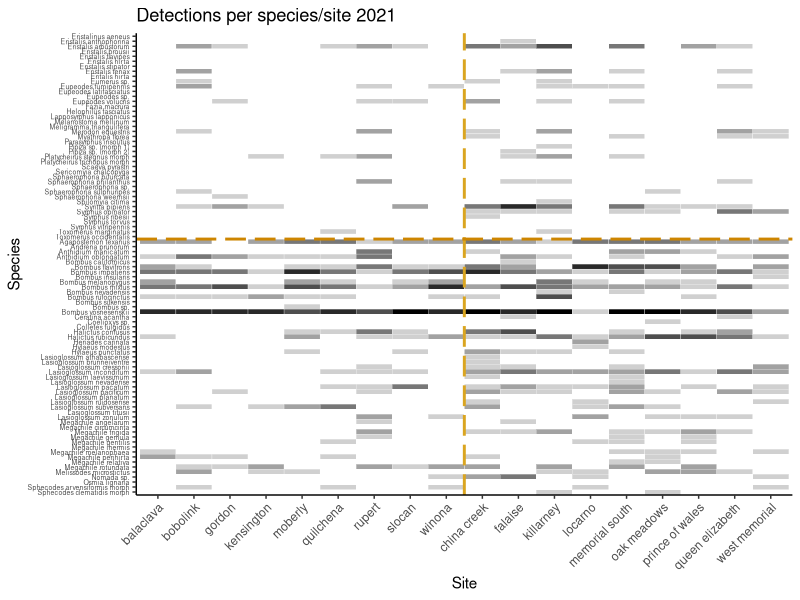
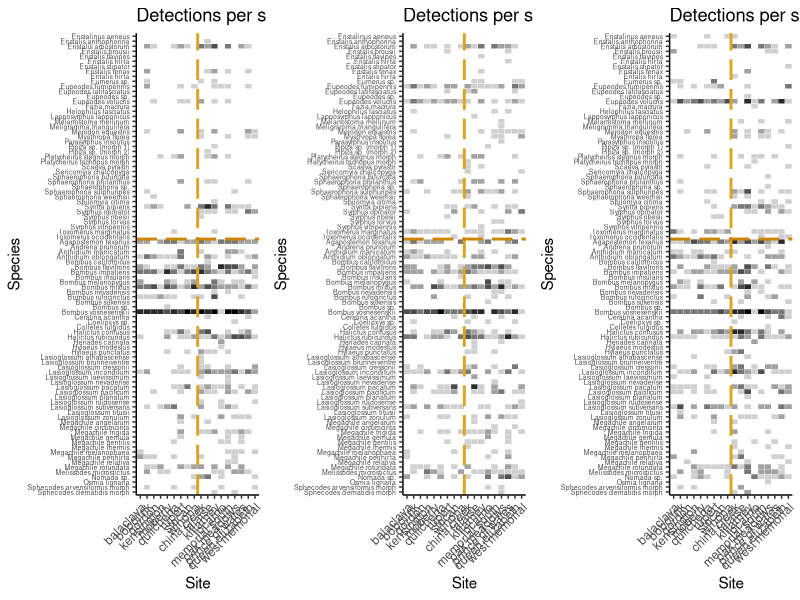

Source code (R) for these figures, in order:
library(reshape2)
library(tidyverse)

max_unique_detections = 500 # can lower this to filter off the top if too many species to plot in one page
min_unique_detections = 1

# read data
mydata <- read.csv("./data/pollinator_data.csv")

# perform some initial filters on the unfinished prelim data
mydata_filtered <- mydata %>% 
  
  # Filter by CLADE. 
  # NA's are specimens that haven't been identified yet. 
  # There are also specimens labelled "Other" if we collected them but they were not bees or hoverflies
  filter(CLADE %in% c("Anthophila", "Syrphidae")) %>%
  
  # Filter by SPECIES
  # Remove honeybees from our preliminary analysis
  filter(!SPECIES %in% c("Apis mellifera","undetermined", "undetermined/unconfirmed ID"))  %>%
  
  # Reduce sampling rounds in year 1 by 1 (they start at 2 since we did a weird prelim survey first)
  mutate(SAMPLING_ROUND = as.integer(ifelse(YEAR==1, as.integer(SAMPLING_ROUND) - 1, as.integer(SAMPLING_ROUND)))) %>%
  
  filter(!is.na(NO_ID_RESOLUTION))



## --------------------------------------------------
## Transform into detection non detection data

df <- mydata_filtered %>%
  
  # convert to binary detections
  group_by(SPECIES, SITE, YEAR, SAMPLING_ROUND) %>%
  slice(1) %>%
  ungroup() %>%
  
  # remove species detected on < 2 unique occassions
  group_by(SPECIES) %>%
  add_tally() %>%
  rename(unique_detections = n) %>%
  filter(unique_detections >= min_unique_detections) %>%
  filter(unique_detections < max_unique_detections) %>%
  ungroup() %>%
  
  # change SITE to factor for left_join with HABITAT_CATEGORY created below
  mutate(SITE = as.factor(SITE))

## Get unique species and sites
# create an alphabetized list of all species encountered across all sites*intervals*visits
species_list <- df %>%
  group_by(SPECIES) %>%
  slice(1) %>% # take one row per species (the name of each species)
  ungroup() %>%
  select(SPECIES) # extract species names column as vector

# create an alphabetized list of all sites
site_list <- df %>%
  group_by(SITE) %>%
  slice(1) %>% # take one row per species (the name of each species)
  ungroup() %>%
  select(SITE)

# get vectors of species, sites, intervals, and visits 
species_vector <- species_list %>%
  pull(SPECIES)

site_vector <- site_list %>%
  pull(SITE)

year_vector <- as.vector(levels(as.factor(df$YEAR)))

visit_vector <- as.vector(levels(as.factor(df$SAMPLING_ROUND)))

# find study dimensions from the pooled data
n_species <- length(species_vector)

n_sites <- length(site_vector)

n_years <- length(levels(as.factor(df$YEAR)))

n_visits <- length(levels(as.factor(df$SAMPLING_ROUND)))


# add habitat_category of sites
# make a new dataframe with site names and cats
SITE <- levels(as.factor(df$SITE))
HABITAT_CATEGORY <- c(0,0,1,1,0,0,1,1,1, # 9 mowed sites 
                      0,1,1,1,0,0,0,1,0) # and 9 meadow sites

habitats_df <- as.data.frame(cbind(SITE, HABITAT_CATEGORY, seq(1:n_sites)))

# join HABITAT_CATEGORY of sites with df by SITE
df_joined <- left_join(df, habitats_df, by = "SITE")



## --------------------------------------------------
## Now we are ready to create the detection matrix, V

## --------------------------------------------------
## Now we are ready to create the detection matrix, V

df_joined <- df_joined %>%
  mutate(y = 1) %>%
  arrange(SAMPLING_ROUND, YEAR, SITE, SPECIES) %>% # arrange opposite to array fill 
  # need numeric versions of species, site, year, and visit
  mutate(SPECIES_numeric = as.numeric(as.factor(SPECIES)),
         SITE_numeric = as.numeric(as.factor(SITE)),
         YEAR_numeric = as.numeric(as.factor(YEAR)),
         SAMPLING_ROUND_numeric = as.numeric(as.factor(SAMPLING_ROUND)))

# prepare array and prefill with NA's
V <- array(data = 0, dim = c(n_species, n_sites, n_years, n_visits))

# fill array with detection / nondetection data
for(i in 1:nrow(df_joined)){
  V[df_joined$SPECIES_numeric[i], df_joined$SITE_numeric[i], 
    df_joined$YEAR_numeric[i], df_joined$SAMPLING_ROUND_numeric[i]] <- df_joined$y[i]
}

array_fill_check <- sum(V) - nrow(df_joined) # quick check that they're identical # should be 0

if(array_fill_check != 0){
  print("WARNING: filled array is inconsistent with number of detections in the 2D datasheet!")
}

# visualize the real detection matrix (number of detections per species/site/year)
V2 <- array(data = 0, dim = c(n_species, n_sites, n_years))

for(i in 1:n_species){
  for(j in 1:n_sites){
    for(k in 1:n_years){
      V2[i,j,k] = sum(V[i,j,k,1:n_visits])
    }
  }
}

habitats_df <- habitats_df %>%
  rename("site" = "V3") %>%
  mutate(site = as.integer(site))

clades <- df %>%
  select(CLADE, SPECIES) %>%
  group_by(CLADE, SPECIES) %>%
  slice(1)

species_list <- species_list %>%
  mutate("species" = seq(1:nrow(.))) %>%
  left_join(., clades)

df_melted_year1 <- melt(V2[1:n_species,1:n_sites,1])
colnames(df_melted_year1)[1] <- "species"
colnames(df_melted_year1)[2] <- "site"
colnames(df_melted_year1)[3] <- "detections"
df_melted_year1 <- left_join(df_melted_year1, habitats_df) %>%
  left_join(., species_list) %>%
  mutate(SITE = fct_reorder(SITE, (as.integer(HABITAT_CATEGORY))))

df_melted_year2 <- melt(V2[1:n_species,1:n_sites,2])
colnames(df_melted_year2)[1] <- "species"
colnames(df_melted_year2)[2] <- "site"
colnames(df_melted_year2)[3] <- "detections"
df_melted_year2 <- left_join(df_melted_year2, habitats_df) %>%
  left_join(., species_list) %>%
  mutate(SITE = fct_reorder(SITE, (as.integer(HABITAT_CATEGORY))))

df_melted_year3 <- melt(V2[1:n_species,1:n_sites,3])
colnames(df_melted_year3)[1] <- "species"
colnames(df_melted_year3)[2] <- "site"
colnames(df_melted_year3)[3] <- "detections"
df_melted_year3 <- left_join(df_melted_year3, habitats_df) %>%
  left_join(., species_list) %>%
  mutate(SITE = fct_reorder(SITE, (as.integer(HABITAT_CATEGORY))))

# hline depends on number of species, for min 1 detection right now is 51.5

detections_heatmap_plot_year1 <-
  ggplot(df_melted_year1, aes(SITE, fct_rev((fct_reorder(SPECIES, desc(CLADE)))))) +
                              #fct_reorder(SPECIES, desc(SPECIES)))) +
  geom_tile(aes(fill = detections), colour = "white") +
  scale_fill_gradient(low = "white", high = "black") +
  labs(x = "Site", y = "Species") +
  theme_bw() +
  geom_vline(xintercept = 9.5, linewidth = 1, colour="goldenrod", linetype = "longdash") +
  geom_hline(yintercept = 51.5, linewidth = 1, colour="orange3", linetype = "longdash") +
  theme(#legend.position = "bottom",
        legend.position = "none",
        axis.text.x = element_text(angle = 45, hjust=1),
        axis.text.y = element_text(size=5),
        panel.border = element_blank(), panel.grid.major = element_blank(),
        panel.grid.minor = element_blank(), axis.line = element_line(colour = "black")) +
  ggtitle("Detections per species/site 2021")

plot(detections_heatmap_plot_year1)

detections_heatmap_plot_year2 <-
  ggplot(df_melted_year2, aes(SITE, fct_rev((fct_reorder(SPECIES, desc(CLADE)))))) +
  #fct_reorder(SPECIES, desc(SPECIES)))) +
  geom_tile(aes(fill = detections), colour = "white") +
  scale_fill_gradient(low = "white", high = "black") +
  labs(x = "Site", y = "Species") +
  theme_bw() +
  geom_vline(xintercept = 9.5, linewidth = 1, colour="goldenrod", linetype = "longdash") +
  geom_hline(yintercept = 51.5, linewidth = 1, colour="orange3", linetype = "longdash") +
  theme(legend.position = "none",
        axis.text.x = element_text(angle = 45, hjust=1),
        axis.text.y = element_text(size=5),
        panel.border = element_blank(), panel.grid.major = element_blank(),
        panel.grid.minor = element_blank(), axis.line = element_line(colour = "black")) +
  ggtitle("Detections per species/site 2022")

detections_heatmap_plot_year3 <-
  ggplot(df_melted_year3, aes(SITE, fct_rev((fct_reorder(SPECIES, desc(CLADE)))))) +
  #fct_reorder(SPECIES, desc(SPECIES)))) +
  geom_tile(aes(fill = detections), colour = "white") +
  scale_fill_gradient(low = "white", high = "black") +
  labs(x = "Site", y = "Species") +
  theme_bw() +
  geom_vline(xintercept = 9.5, linewidth = 1, colour="goldenrod", linetype = "longdash") +
  geom_hline(yintercept = 51.5, linewidth = 1, colour="orange3", linetype = "longdash") +
  theme(legend.position = "none",
        axis.text.x = element_text(angle = 45, hjust=1),
        axis.text.y = element_text(size=5),
        panel.border = element_blank(), panel.grid.major = element_blank(),
        panel.grid.minor = element_blank(), axis.line = element_line(colour = "black")) +
  ggtitle("Detections per species/site 2023")

gridExtra::grid.arrange(
  detections_heatmap_plot_year1, detections_heatmap_plot_year2, detections_heatmap_plot_year3,
  nrow=1)
